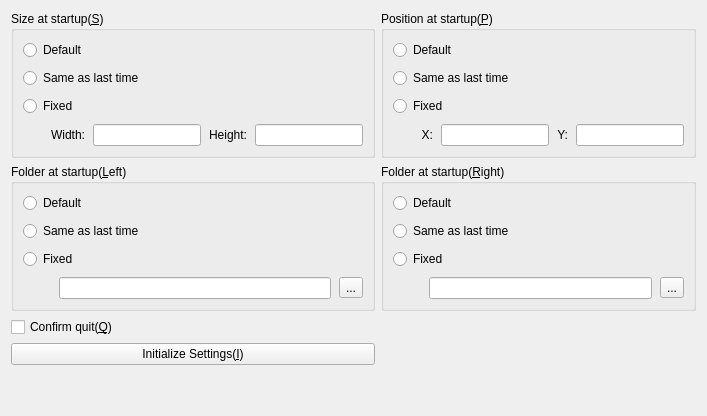
     <widget class="QWidget" name="generalTab">
      <attribute name="title">
       <string>General(&amp;G)</string>
      </attribute>
      <layout class="QGridLayout" name="gridLayout_21" columnstretch="1,0">
       <item row="2" column="0">
        <widget class="QCheckBox" name="confirmQuitCheckBox">
         <property name="text">
          <string>Confirm quit(&amp;Q)</string>
         </property>
        </widget>
       </item>
       <item row="1" column="1">
        <widget class="QGroupBox" name="rightFolderAtStartupGroupBox">
         <property name="title">
          <string>Folder at startup(&amp;Right)</string>
         </property>
         <layout class="QGridLayout" name="gridLayout_7">
          <property name="spacing">
           <number>8</number>
          </property>
          <item row="2" column="0" colspan="3">
           <widget class="QRadioButton" name="rightFolderFixedRadioButton">
            <property name="text">
             <string>Fixed</string>
            </property>
           </widget>
          </item>
          <item row="1" column="0" colspan="3">
           <widget class="QRadioButton" name="rightFolderLastTimeRadioButton">
            <property name="text">
             <string>Same as last time</string>
            </property>
           </widget>
          </item>
          <item row="3" column="0">
           <spacer name="rightFolderHorizontalSpacer">
            <property name="orientation">
             <enum>Qt::Horizontal</enum>
            </property>
            <property name="sizeType">
             <enum>QSizePolicy::Fixed</enum>
            </property>
            <property name="sizeHint" stdset="0">
             <size>
              <width>20</width>
              <height>20</height>
             </size>
            </property>
           </spacer>
          </item>
          <item row="0" column="0" colspan="3">
           <widget class="QRadioButton" name="rightFolderDefaultRadioButton">
            <property name="text">
             <string>Default</string>
            </property>
           </widget>
          </item>
          <item row="3" column="2">
           <widget class="QLineEdit" name="rightFolderPathLineEdit"/>
          </item>
          <item row="3" column="3">
           <widget class="QToolButton" name="rightFolderSelectButton">
            <property name="text">
             <string>...</string>
            </property>
           </widget>
          </item>
         </layout>
        </widget>
       </item>
       <item row="0" column="1">
        <widget class="QGroupBox" name="positionAtStartupGroupBox">
         <property name="title">
          <string>Position at startup(&amp;P)</string>
         </property>
         <layout class="QGridLayout" name="gridLayout_5">
          <property name="spacing">
           <number>8</number>
          </property>
          <item row="3" column="1">
           <widget class="QLabel" name="positionXLabel">
            <property name="text">
             <string>X:</string>
            </property>
            <property name="alignment">
             <set>Qt::AlignRight|Qt::AlignTrailing|Qt::AlignVCenter</set>
            </property>
           </widget>
          </item>
          <item row="3" column="4">
           <widget class="QLineEdit" name="positionYLineEdit"/>
          </item>
          <item row="3" column="0">
           <spacer name="positionHorizontalSpacer">
            <property name="orientation">
             <enum>Qt::Horizontal</enum>
            </property>
            <property name="sizeType">
             <enum>QSizePolicy::Fixed</enum>
            </property>
            <property name="sizeHint" stdset="0">
             <size>
              <width>20</width>
              <height>20</height>
             </size>
            </property>
           </spacer>
          </item>
          <item row="3" column="3">
           <widget class="QLabel" name="positionYLabel">
            <property name="text">
             <string>Y:</string>
            </property>
            <property name="alignment">
             <set>Qt::AlignRight|Qt::AlignTrailing|Qt::AlignVCenter</set>
            </property>
           </widget>
          </item>
          <item row="3" column="2">
           <widget class="QLineEdit" name="positionXLineEdit"/>
          </item>
          <item row="0" column="0" colspan="5">
           <widget class="QRadioButton" name="positionDefaultRadioButton">
            <property name="text">
             <string>Default</string>
            </property>
           </widget>
          </item>
          <item row="1" column="0" colspan="5">
           <widget class="QRadioButton" name="positionLastTimeRadioButton">
            <property name="text">
             <string>Same as last time</string>
            </property>
           </widget>
          </item>
          <item row="2" column="0" colspan="5">
           <widget class="QRadioButton" name="positionFixedRadioButton">
            <property name="text">
             <string>Fixed</string>
            </property>
           </widget>
          </item>
         </layout>
        </widget>
       </item>
       <item row="1" column="0">
        <widget class="QGroupBox" name="leftFolderAtStartupGroupBox">
         <property name="title">
          <string>Folder at startup(&amp;Left)</string>
         </property>
         <layout class="QGridLayout" name="gridLayout_6">
          <property name="spacing">
           <number>8</number>
          </property>
          <item row="1" column="0" colspan="3">
           <widget class="QRadioButton" name="leftFolderLastTimeRadioButton">
            <property name="text">
             <string>Same as last time</string>
            </property>
           </widget>
          </item>
          <item row="0" column="0" colspan="3">
           <widget class="QRadioButton" name="leftFolderDefaultRadioButton">
            <property name="text">
             <string>Default</string>
            </property>
           </widget>
          </item>
          <item row="3" column="0">
           <spacer name="leftFolderHorizontalSpacer">
            <property name="orientation">
             <enum>Qt::Horizontal</enum>
            </property>
            <property name="sizeType">
             <enum>QSizePolicy::Fixed</enum>
            </property>
            <property name="sizeHint" stdset="0">
             <size>
              <width>20</width>
              <height>20</height>
             </size>
            </property>
           </spacer>
          </item>
          <item row="3" column="2">
           <widget class="QLineEdit" name="leftFolderPathLineEdit"/>
          </item>
          <item row="2" column="0" colspan="3">
           <widget class="QRadioButton" name="leftFolderFixedRadioButton">
            <property name="text">
             <string>Fixed</string>
            </property>
           </widget>
          </item>
          <item row="3" column="3">
           <widget class="QToolButton" name="leftFolderSelectButton">
            <property name="text">
             <string>...</string>
            </property>
           </widget>
          </item>
         </layout>
        </widget>
       </item>
       <item row="4" column="0">
        <spacer name="generalVerticalSpacer">
         <property name="orientation">
          <enum>Qt::Vertical</enum>
         </property>
         <property name="sizeHint" stdset="0">
          <size>
           <width>20</width>
           <height>40</height>
          </size>
         </property>
        </spacer>
       </item>
       <item row="0" column="0">
        <widget class="QGroupBox" name="sizeAtStartupGroupBox">
         <property name="title">
          <string>Size at startup(&amp;S)</string>
         </property>
         <layout class="QGridLayout" name="gridLayout_4">
          <property name="spacing">
           <number>8</number>
          </property>
          <item row="7" column="3">
           <widget class="QLabel" name="sizeHeightLabel">
            <property name="text">
             <string>Height:</string>
            </property>
            <property name="alignment">
             <set>Qt::AlignRight|Qt::AlignTrailing|Qt::AlignVCenter</set>
            </property>
           </widget>
          </item>
          <item row="7" column="1">
           <widget class="QLabel" name="sizeWidthLabel">
            <property name="text">
             <string>Width:</string>
            </property>
            <property name="alignment">
             <set>Qt::AlignRight|Qt::AlignTrailing|Qt::AlignVCenter</set>
            </property>
           </widget>
          </item>
          <item row="7" column="4">
           <widget class="QLineEdit" name="sizeHeightLineEdit"/>
          </item>
          <item row="7" column="0">
           <spacer name="sizeHorizontalSpacer">
            <property name="orientation">
             <enum>Qt::Horizontal</enum>
            </property>
            <property name="sizeType">
             <enum>QSizePolicy::Fixed</enum>
            </property>
            <property name="sizeHint" stdset="0">
             <size>
              <width>20</width>
              <height>20</height>
             </size>
            </property>
           </spacer>
          </item>
          <item row="7" column="2">
           <widget class="QLineEdit" name="sizeWidthLineEdit"/>
          </item>
          <item row="2" column="0" colspan="5">
           <widget class="QRadioButton" name="sizeLastTimeRadioButton">
            <property name="text">
             <string>Same as last time</string>
            </property>
           </widget>
          </item>
          <item row="3" column="0" colspan="5">
           <widget class="QRadioButton" name="sizeFixedRadioButton">
            <property name="text">
             <string>Fixed</string>
            </property>
           </widget>
          </item>
          <item row="0" column="0" colspan="5">
           <widget class="QRadioButton" name="sizeDefaultRadioButton">
            <property name="text">
             <string>Default</string>
            </property>
           </widget>
          </item>
         </layout>
        </widget>
       </item>
       <item row="3" column="0">
        <widget class="QPushButton" name="initializeSettingsPushButton">
         <property name="text">
          <string>Initialize Settings(&amp;I)</string>
         </property>
        </widget>
       </item>
      </layout>
     </widget>
